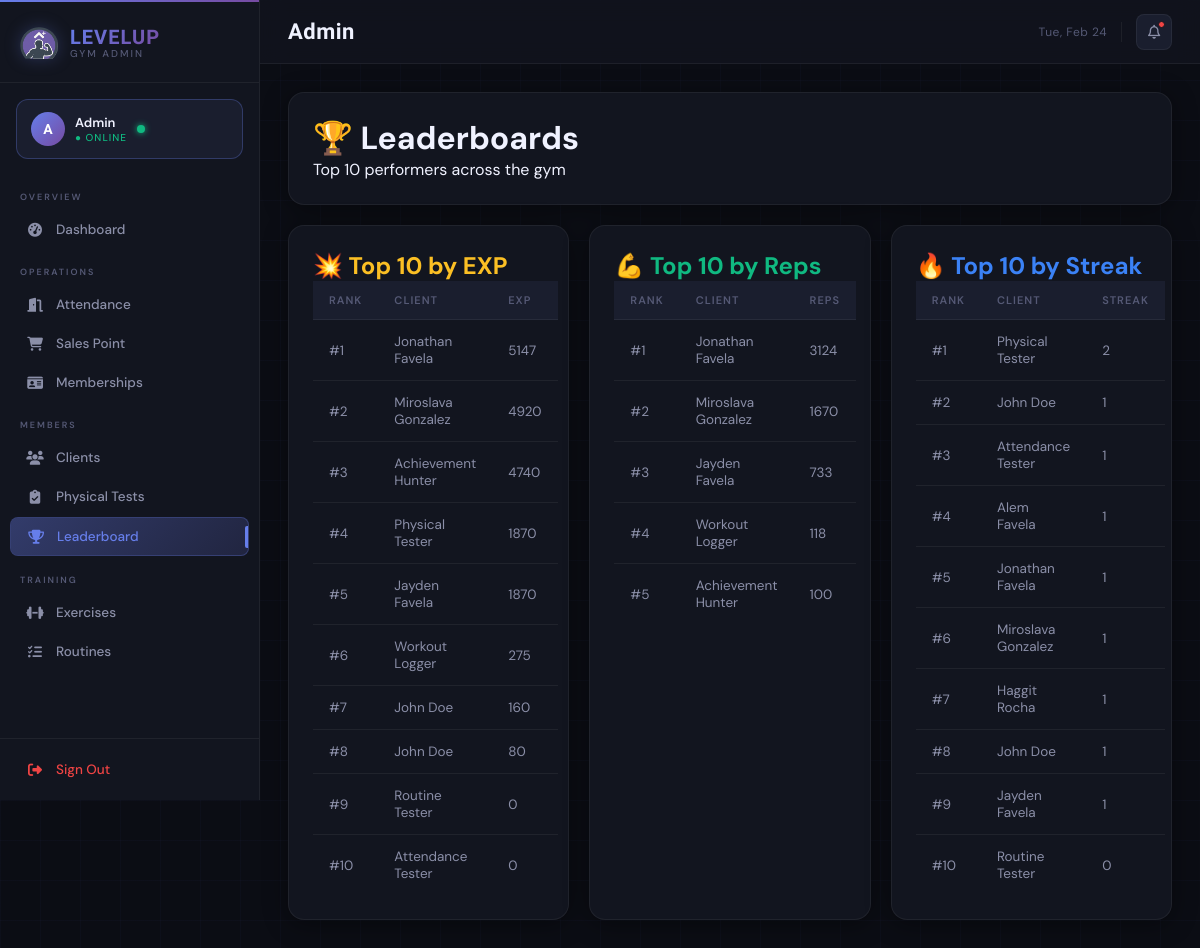
The app's page /admin/leaderboard, older data.
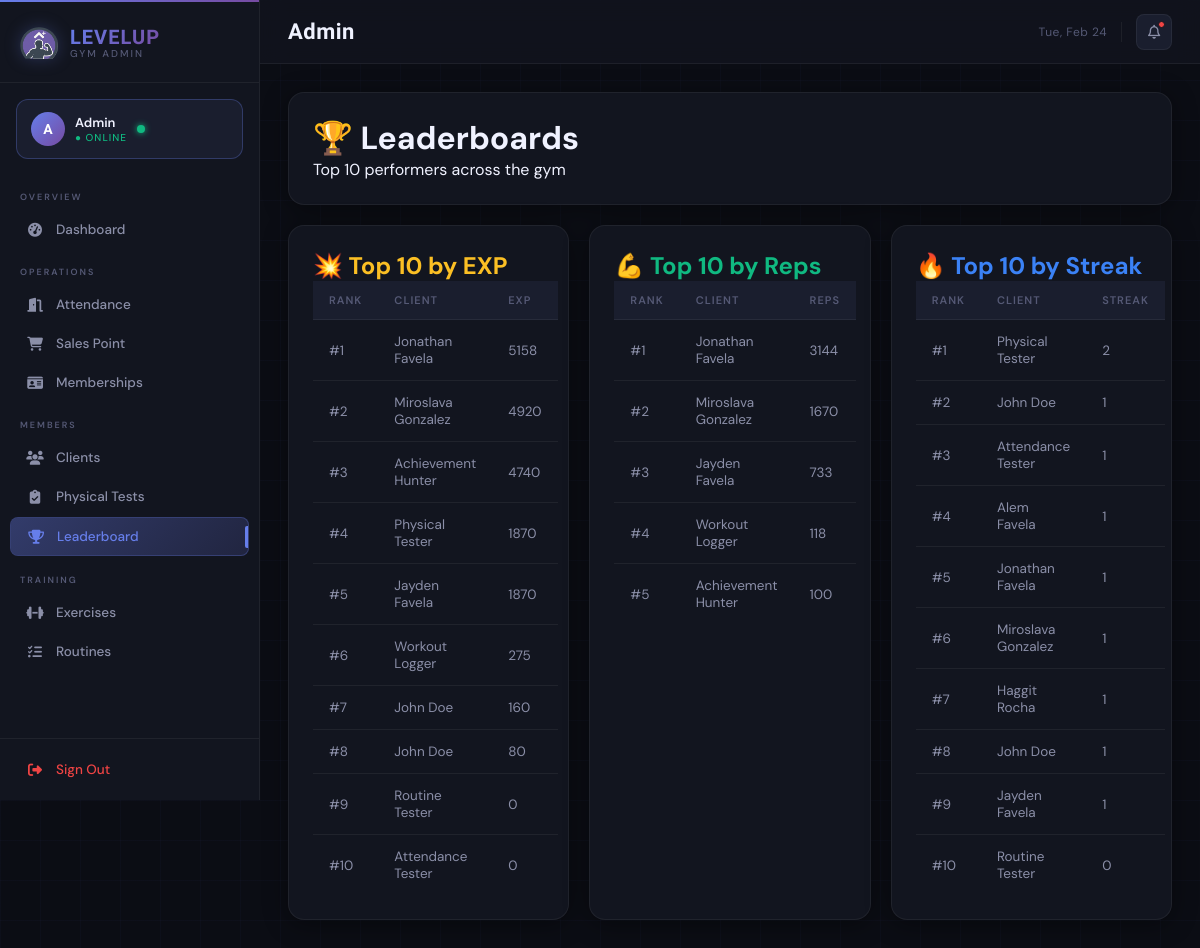
The same page, newer data.
### tables this page shows
CREATE TABLE client_gamification (
                gamification_id INTEGER PRIMARY KEY AUTOINCREMENT,
                client_id INTEGER UNIQUE NOT NULL,
                current_level INTEGER DEFAULT 1,
                current_exp INTEGER DEFAULT 0,
                total_exp INTEGER DEFAULT 0,
                rank TEXT DEFAULT 'E',
                client_class TEXT,
                class_unlocked_at_level INTEGER, current_streak INTEGER DEFAULT 0, longest_streak INTEGER DEFAULT 0, total_reps INTEGER DEFAULT 0, workouts_completed INTEGER DEFAULT 0,
                FOREIGN KEY (client_id) REFERENCES clients(client_id) ON DELETE CASCADE
            );

CREATE TABLE clients (
                client_id INTEGER PRIMARY KEY AUTOINCREMENT,
                phone_number TEXT UNIQUE NOT NULL,
                pin_hash TEXT NOT NULL,
                first_name TEXT NOT NULL,
                last_name TEXT NOT NULL,
                email TEXT,
                date_of_birth DATE,
                gender TEXT,
                registration_date DATETIME DEFAULT CURRENT_TIMESTAMP,
                status TEXT DEFAULT 'active',
                profile_photo_path TEXT
            );

### main.py (the view)
@app.route('/admin/leaderboard')
def admin_leaderboard():
    from controllers.leaderboard_controller import LeaderboardController
    leaderboard = LeaderboardController()
    top_exp = leaderboard.get_top_exp()
    top_reps = leaderboard.get_top_reps()
    top_streaks = leaderboard.get_top_streaks()
    print("Top EXP",top_exp)
    print("Top Streaks",top_streaks)
    return render_template(
        'admin/leaderboard.html',
        top_exp=top_exp,
        top_reps=top_reps,
        top_streaks=top_streaks
    )

### controllers/leaderboard_controller.py (called while the page is built)
    def get_top_exp(self, limit=10):
        query = """
            SELECT c.client_id, c.first_name || ' ' || c.last_name AS full_name,
                g.total_exp
            FROM clients c
            JOIN client_gamification g ON c.client_id = g.client_id
            ORDER BY g.total_exp DESC
            LIMIT ?
        """
        return self.db.execute_query(query, (limit,))

    def get_top_reps(self, limit=10):
        query = """
            SELECT c.client_id, c.first_name || ' ' || c.last_name AS full_name,
                   SUM(w.reps_completed) AS total_reps
            FROM clients c
            JOIN workout_logs w ON c.client_id = w.client_id
            GROUP BY c.client_id
            ORDER BY total_reps DESC
            LIMIT ?
        """
        return self.db.execute_query(query, (limit,))

### database/db_manager.py (called while the page is built)
    def connect(self):
        self.conn = sqlite3.connect(self.db_name)
        self.conn.row_factory = sqlite3.Row  # Access columns by name
        self.cursor = self.conn.cursor()

    def disconnect(self):
        if self.conn:
            self.conn.close()

### templates/admin/leaderboard.html (shortened to what this page needs)
{% extends "admin/base.html" %}
{% block content %}
<div class="card">
  <h1>🏆 Leaderboards</h1>
  <p>Top 10 performers across the gym</p>
</div>
<div class="grid grid-3">
  <div class="card">
    <h2 style="color:#fbbf24;">💥 Top 10 by EXP</h2>
    <table class="table">
      <thead><tr><th>Rank</th><th>Client</th><th>EXP</th></tr></thead>
      <tbody>
      {% for row in top_exp %}
        <tr>
          <td>#{{ loop.index }}</td>
          <td>{{ row.full_name }}</td>
          <td>{{ row.total_exp }}</td>
        </tr>
      {% endfor %}
      </tbody>
    </table>
  </div>
  <div class="card">
    <h2 style="color:#10b981;">💪 Top 10 by Reps</h2>
    <table class="table">
      <thead><tr><th>Rank</th><th>Client</th><th>Reps</th></tr></thead>
      <tbody>
      {% for row in top_reps %}
        <tr>
          <td>#{{ loop.index }}</td>
          <td>{{ row.full_name }}</td>
          <td>{{ row.total_reps }}</td>
        </tr>
      {% endfor %}
      </tbody>
    </table>
  </div>
  <div class="card">
    <h2 style="color:#3b82f6;">🔥 Top 10 by Streak</h2>
    <table class="table">
      <thead><tr><th>Rank</th><th>Client</th><th>Streak</th></tr></thead>
      <tbody>
      {% for row in top_streaks %}
        <tr>
          <td>#{{ loop.index }}</td>
          <td>{{ row.full_name }}</td>
          <td>{{ row.current_streak }}</td>
        </tr>
      {% endfor %}
      </tbody>
    </table>
  </div>
</div>
{% endblock %}

Row changes from the older to the newer data that the page shows:
changed client_gamification (number 1 of 12 on the later page): total_exp "5147" → "5158"
computed for clients (number 1 of 5 on the later page): total_reps "3124" → "3144"
